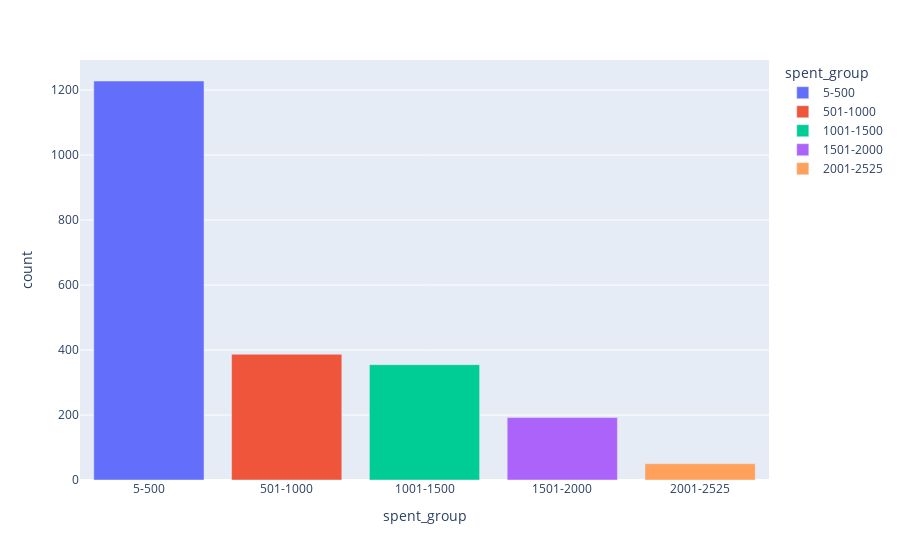

The cell this chart's notebook holds for it:
### Code cell
import plotly.express as px
px.bar(spent_df, x='spent_group', y='count', color='spent_group')

### Figure 1 — Plotly figure (JSON) as saved in the notebook; plotly's stock layout.template omitted (floating-point values rounded to 4 significant figures)
{"data": [{"alignmentgroup": "True", "hovertemplate": "spent_group=%{x}<br>count=%{y}<extra></extra>", "legendgroup": "5-500", "marker": {"color": "#636efa", "pattern": {"shape": ""}}, "name": "5-500", "offsetgroup": "5-500", "orientation": "v", "showlegend": true, "textposition": "auto", "type": "bar", "x": ["5-500"], "xaxis": "x", "y": [1228], "yaxis": "y"}, {"alignmentgroup": "True", "hovertemplate": "spent_group=%{x}<br>count=%{y}<extra></extra>", "legendgroup": "501-1000", "marker": {"color": "#EF553B", "pattern": {"shape": ""}}, "name": "501-1000", "offsetgroup": "501-1000", "orientation": "v", "showlegend": true, "textposition": "auto", "type": "bar", "x": ["501-1000"], "xaxis": "x", "y": [387], "yaxis": "y"}, {"alignmentgroup": "True", "hovertemplate": "spent_group=%{x}<br>count=%{y}<extra></extra>", "legendgroup": "1001-1500", "marker": {"color": "#00cc96", "pattern": {"shape": ""}}, "name": "1001-1500", "offsetgroup": "1001-1500", "orientation": "v", "showlegend": true, "textposition": "auto", "type": "bar", "x": ["1001-1500"], "xaxis": "x", "y": [355], "yaxis": "y"}, {"alignmentgroup": "True", "hovertemplate": "spent_group=%{x}<br>count=%{y}<extra></extra>", "legendgroup": "1501-2000", "marker": {"color": "#ab63fa", "pattern": {"shape": ""}}, "name": "1501-2000", "offsetgroup": "1501-2000", "orientation": "v", "showlegend": true, "textposition": "auto", "type": "bar", "x": ["1501-2000"], "xaxis": "x", "y": [192], "yaxis": "y"}, {"alignmentgroup": "True", "hovertemplate": "spent_group=%{x}<br>count=%{y}<extra></extra>", "legendgroup": "2001-2525", "marker": {"color": "#FFA15A", "pattern": {"shape": ""}}, "name": "2001-2525", "offsetgroup": "2001-2525", "orientation": "v", "showlegend": true, "textposition": "auto", "type": "bar", "x": ["2001-2525"], "xaxis": "x", "y": [50], "yaxis": "y"}], "layout": {"barmode": "relative", "legend": {"title": {"text": "spent_group"}, "tracegroupgap": 0}, "margin": {"t": 60}, "xaxis": {"anchor": "y", "categoryarray": ["5-500", "501-1000", "1001-1500", "1501-2000", "2001-2525"], "categoryorder": "array", "domain": [0, 1], "title": {"text": "spent_group"}}, "yaxis": {"anchor": "x", "domain": [0, 1], "title": {"text": "count"}}}}
